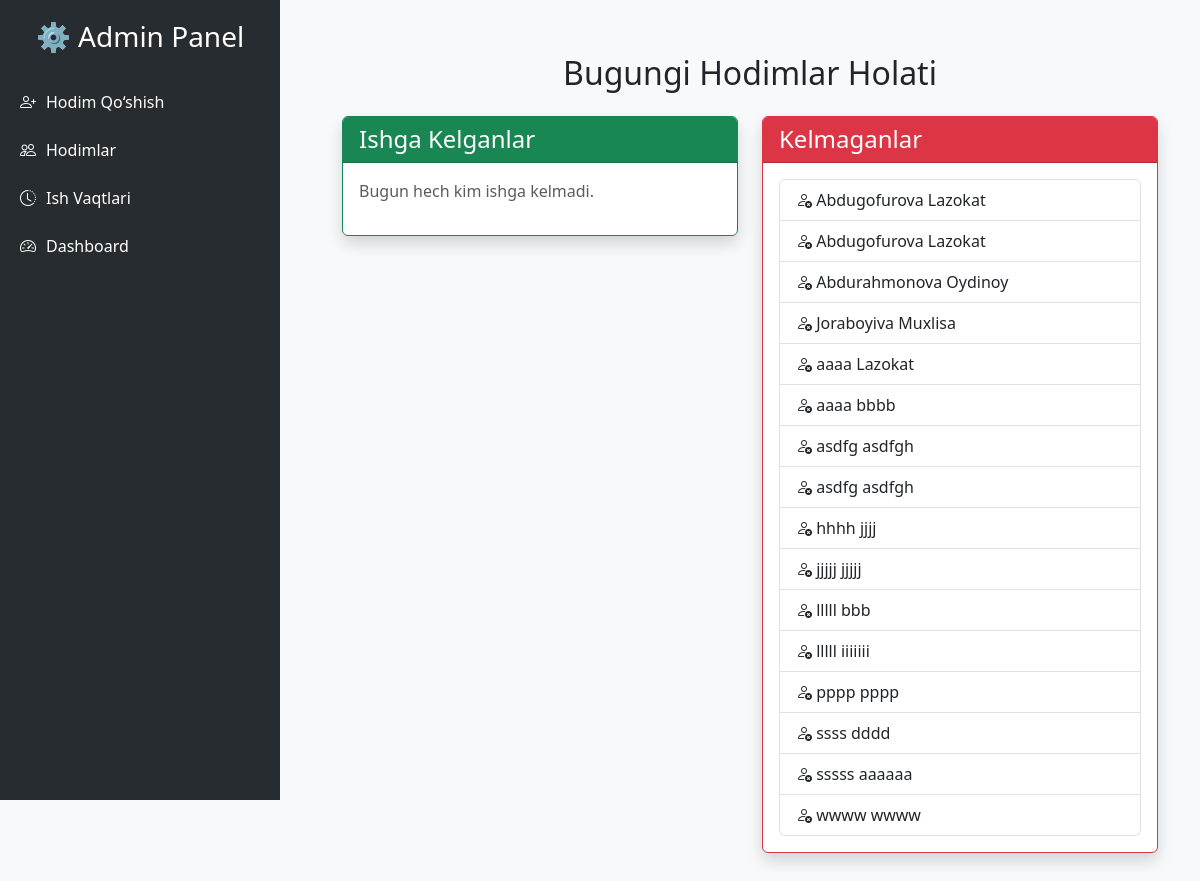
The app's page /bugungi-holati/, older data.
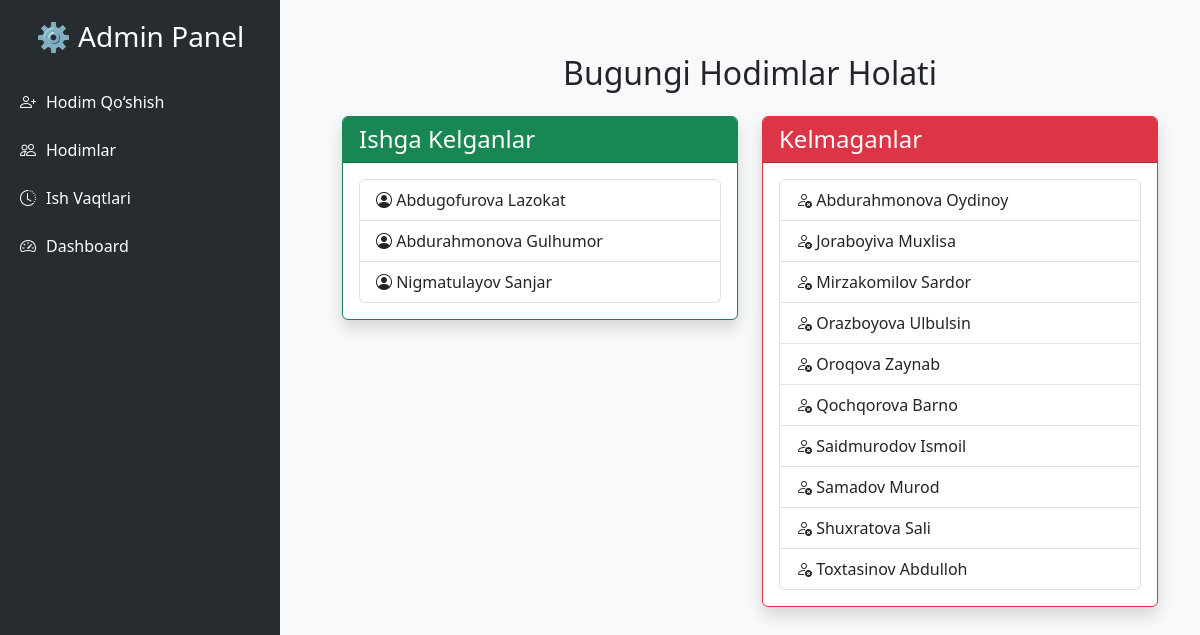
The same page, newer data.
### hodimlar/models.py (models this page shows, shortened)
class Hodim(models.Model):
    first_name = models.CharField(
        max_length=50,
        validators=[RegexValidator(r'^[a-zA-Z\s]+$', "Ism faqat harflardan iborat bo'lishi kerak")]
    )
    last_name = models.CharField(
        max_length=50,
        validators=[RegexValidator(r'^[a-zA-Z\s]+$', "Familiya faqat harflardan iborat bo'lishi kerak")]
    )
    phone_number = models.CharField(
        max_length=13,
        unique=True,
        validators=[RegexValidator(r'^\+998\d{9}$', "Telefon raqami +998 formatida va 9 ta raqamdan iborat bo'lishi kerak")]
    )
    lavozim = models.CharField(
        max_length=50,
        choices=LAVOZIMLAR,
        default='Tikuvchi'  # Agar lavozim tanlanmasa, "Tikuvchi" deb belgilaydi
    )
    birth_date = models.DateField(null=True, blank=True)
    is_active = models.BooleanField(default=True)
    joined_at = models.DateTimeField(auto_now_add=True)
    class Meta:
        constraints = [
            models.UniqueConstraint(
                fields=['first_name', 'last_name', 'phone_number'],
                name='unique_hodim'
            )
        ]
        ordering = ['first_name', 'last_name']
        verbose_name = "Hodim"
        verbose_name_plural = "Hodimlar"

### hodimlar/views.py (the view)
# urls.py: path('bugungi-holati/', bugungi_keldi_kelmadi, name='bugungi_holati'),
def bugungi_keldi_kelmadi(request):
    today = localdate()  # Bugungi sana
    ishga_kelgan_hodimlar = WorkLog.objects.filter(check_in__date=today).values_list('hodim_id', flat=True)
    barcha_hodimlar = Hodim.objects.all()
    ishga_kelganlar = barcha_hodimlar.filter(id__in=ishga_kelgan_hodimlar)
    kelmaganlar = barcha_hodimlar.exclude(id__in=ishga_kelgan_hodimlar)
    context = {
        'ishga_kelganlar': ishga_kelganlar,
        'kelmaganlar': kelmaganlar
    }
    return render(request, 'hodimlar/bugungi_holati.html', context)

### hodimlar/templates/hodimlar/bugungi_holati.html
{% extends 'admin_base.html' %}
{% block content %}
<div class="container mt-4">
    <h2 class="text-center mb-4">Bugungi Hodimlar Holati</h2>
    <div class="row">
        <div class="col-md-6">
            <div class="card shadow border-success">
                <div class="card-header bg-success text-white">
                    <h4 class="mb-0"> Ishga Kelganlar</h4>
                </div>
                <div class="card-body">
                    {% if ishga_kelganlar %}
                        <ul class="list-group">
                            {% for hodim in ishga_kelganlar %}
                                <li class="list-group-item">
                                    <i class="bi bi-person-circle"></i> {{ hodim.first_name }} {{ hodim.last_name }}
                                </li>
                            {% endfor %}
                        </ul>
                    {% else %}
                        <p class="text-muted">Bugun hech kim ishga kelmadi.</p>
                    {% endif %}
                </div>
            </div>
        </div>
        <div class="col-md-6">
            <div class="card shadow border-danger">
                <div class="card-header bg-danger text-white">
                    <h4 class="mb-0"> Kelmaganlar</h4>
                </div>
                <div class="card-body">
                    {% if kelmaganlar %}
                        <ul class="list-group">
                            {% for hodim in kelmaganlar %}
                                <li class="list-group-item">
                                    <i class="bi bi-person-x"></i> {{ hodim.first_name }} {{ hodim.last_name }}
                                </li>
                            {% endfor %}
                        </ul>
                    {% else %}
                        <p class="text-muted">Barcha hodimlar ishga kelgan.</p>
                    {% endif %}
                </div>
            </div>
        </div>
    </div>
</div>
{% endblock %}

Row changes from the older to the newer data that the page shows:
removed Hodim: first_name "Abdugofurova", last_name "Lazokat", shown under "Kelmaganlar"
removed Hodim: first_name "aaaa", last_name "Lazokat", shown under "Kelmaganlar"
removed Hodim: first_name "aaaa", last_name "bbbb", shown under "Kelmaganlar"
removed Hodim: first_name "asdfg", last_name "asdfgh", shown under "Kelmaganlar"
removed Hodim: first_name "asdfg", last_name "asdfgh", shown under "Kelmaganlar"
removed Hodim: first_name "hhhh", last_name "jjjj", shown under "Kelmaganlar"
removed Hodim: first_name "jjjjj", last_name "jjjjj", shown under "Kelmaganlar"
removed Hodim: first_name "lllll", last_name "bbb", shown under "Kelmaganlar"
removed Hodim: first_name "lllll", last_name "iiiiiii", shown under "Kelmaganlar"
removed Hodim: first_name "pppp", last_name "pppp", shown under "Kelmaganlar"
removed Hodim: first_name "ssss", last_name "dddd", shown under "Kelmaganlar"
removed Hodim: first_name "sssss", last_name "aaaaaa", shown under "Kelmaganlar"
removed Hodim: first_name "wwww", last_name "wwww", shown under "Kelmaganlar"
shown differently, row unchanged: Hodim "Abdugofurova": moves from the list under "Kelmaganlar" to the list under "Ishga Kelganlar"
added Hodim: first_name "Abdurahmonova", last_name "Gulhumor", shown under "Ishga Kelganlar"
added Hodim: first_name "Nigmatulayov", last_name "Sanjar", shown under "Ishga Kelganlar"
added Hodim: first_name "Mirzakomilov", last_name "Sardor", shown under "Kelmaganlar"
added Hodim: first_name "Orazboyova", last_name "Ulbulsin", shown under "Kelmaganlar"
added Hodim: first_name "Oroqova", last_name "Zaynab", shown under "Kelmaganlar"
added Hodim: first_name "Qochqorova", last_name "Barno", shown under "Kelmaganlar"
added Hodim: first_name "Saidmurodov", last_name "Ismoil", shown under "Kelmaganlar"
added Hodim: first_name "Samadov", last_name "Murod", shown under "Kelmaganlar"
added Hodim: first_name "Shuxratova", last_name "Sali", shown under "Kelmaganlar"
added Hodim: first_name "Toxtasinov", last_name "Abdulloh", shown under "Kelmaganlar"
Text that changed along with them:
text no longer shown: "Bugun hech kim ishga kelmadi."
